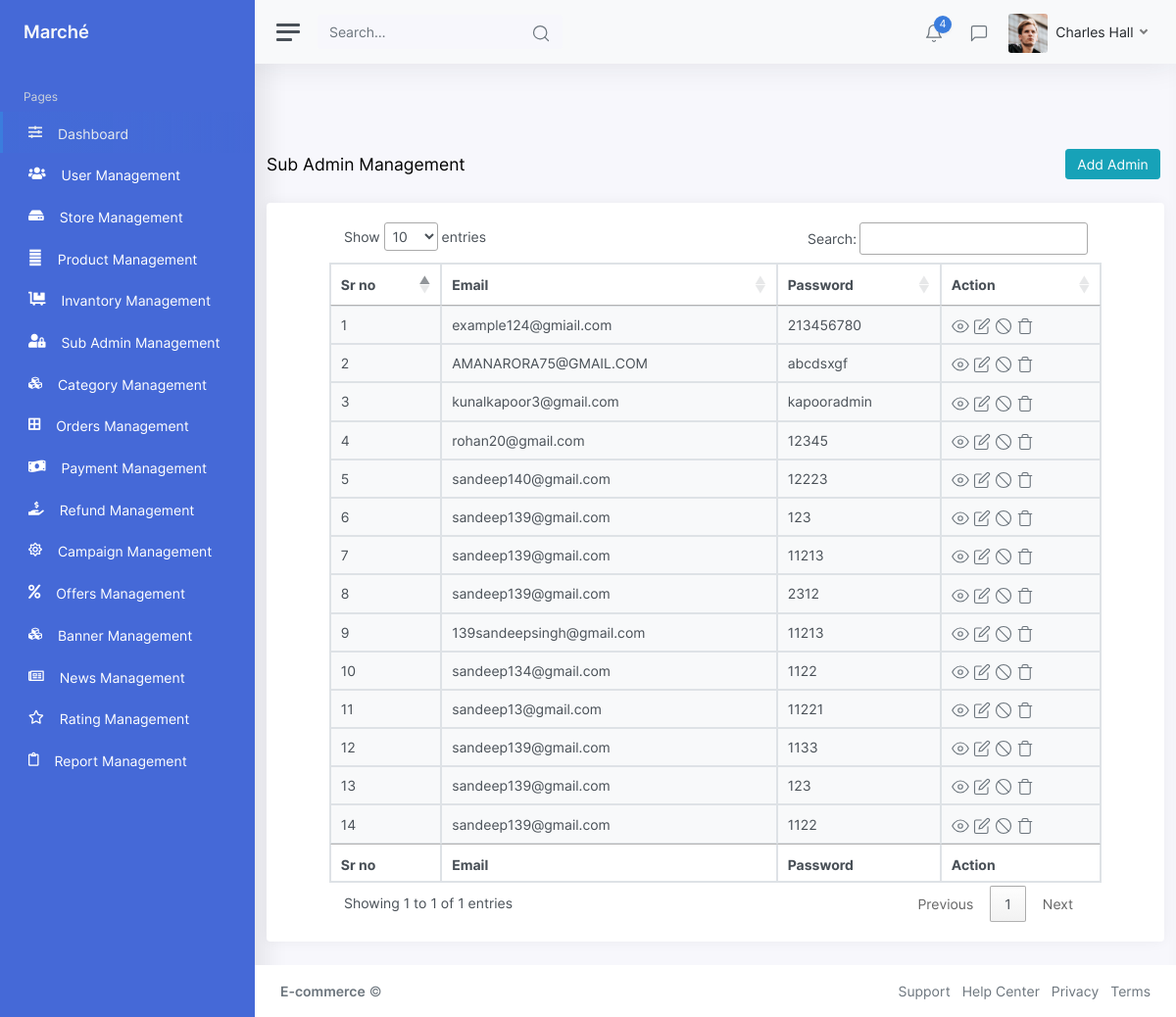
The page /index.php/admin/subadminManagement on the database its author committed.
### tables this page shows
CREATE TABLE `sub_admin` (
  `sub_admin_id` int(11) NOT NULL,
  `email` varchar(255) NOT NULL,
  `password` varchar(255) NOT NULL,
  `dashboard` int(11) NOT NULL,
  `user_management` int(11) NOT NULL DEFAULT '0',
  `store_management` int(11) NOT NULL DEFAULT '0',
  `product_management` int(11) NOT NULL DEFAULT '0',
  `inventory_management` int(11) NOT NULL DEFAULT '0',
  `sub_admin_management` int(11) NOT NULL DEFAULT '0',
  `category_management` int(11) NOT NULL DEFAULT '0',
  `orders_management` int(11) NOT NULL DEFAULT '0',
  `payment_management` int(11) NOT NULL DEFAULT '0',
  `refund_management` int(11) NOT NULL DEFAULT '0',
  `campaign_management` int(11) NOT NULL DEFAULT '0',
  `offer_management` int(11) NOT NULL DEFAULT '0',
  `news_management` int(11) NOT NULL DEFAULT '0',
  `rating_management` int(11) NOT NULL DEFAULT '0',
  `report_management` int(11) NOT NULL DEFAULT '0',
  `feedback_management` int(11) NOT NULL DEFAULT '0',
  `notification_management` int(11) NOT NULL DEFAULT '0',
  `deals_management` int(11) NOT NULL DEFAULT '0',
  `support_management` int(11) NOT NULL DEFAULT '0',
  `created_at` varchar(255) NOT NULL DEFAULT '0'
);

### application/controllers/Admin.php (called while the page is built, shortened)
<?php
class Admin extends CI_Controller
{
	public function __construct()
	{
	$this->load->model('MyModel');
	$this->load->model('Common_model');
	}
	public function subadminManagement()
	{
		$records = $this->Common_model->_select('sub_admin', '*');
		$this->load->view('ListView/Sub-Admin-Management',['records'=>$records]);
	}
}

### index.php (called while the page is built, shortened)
<?php
require_once BASEPATH.'core/CodeIgniter.php';

### application/models/Common_model.php (called while the page is built, shortened)
<?php
class Common_model extends CI_Model
{
      function _select($table, $column = '*', $condition = array(), $order_by = '', $sort = 'ASC', $start = '0', $perPage = '')
    {
        $this->db->select($column, false);
        $resSQL = $this->db->get($table);
        if ($resSQL->num_rows() > 0) {
            $result = $resSQL->result_array();
            return $result;
        } else {
            return false;
        }
    }
}
?>

### application/views/ListView/Sub-Admin-Management.php (the view, shortened to what this page needs)
<?php include_once('header.php');
include_once('sidebar.php'); ?>
<br><br><br>
<div class="container">
	<div class="breadcrumb-header justify-content-between">
		<div class="my-auto">
			<div class="d-flex">
				<h4 class="content-title mb-0 my-auto">Sub Admin Management</h4>
			</div>
		</div>
		<div class="d-flex my-xl-auto right-content">
			<div class="pr-1 mb-3 mb-xl-0">
				<a href="<?= base_url('Additems/Addsubadmin') ?>"><button type="button" class="btn btn-info"><i class="fe fe-plus"></i>Add Admin</button></a>
			</div>
		</div>
	</div>
	<div class="card">
		<div class="card-body">
			<table id="table_id" class="table table-condensed table-striped table-hover table-striped table-bordered">
				<thead>
					<tr>
						<th>Sr no</th>
						<th>Email</th>
						<th>Password</th>
						<th>Action</th>
					</tr>
				</thead>
				<?php if (!empty($records)) : ?>
					<?php $count = $this->uri->segment(3); ?>
					<?php foreach ($records as $key => $record) : ?>
						<?php $count++; ?>
						<tbody>
							<tr>
								<td><?php echo $count;?></td>
								<td><?php echo @$record['email'] ?></td>
								<td><?php if (($record['email'])) { ?>
										<?php echo $record['password'] ?>
									<?php } else { ?>
									<?php } ?>
								</td>
								<td class="table-action">
									<a href="#myModalBlockUser" class="trigger-btn" data-toggle="modal"><i class="align-middle" data-feather="eye"></i></a>
									<a href="" data-toggle="modal" data-target="#myModalup<?php echo $record['sub_admin_id']; ?>" class="trigger-btn"><i class="align-middle" data-feather="edit"></i></a>
									<a href="#myModalBlockUser" class="trigger-btn" data-toggle="modal"><i class="align-middle" data-feather="slash"></i></a>
									<a href="" class="trigger-btn" data-target="#myModal<?php echo $record['sub_admin_id']; ?>" data-toggle="modal"><i class="align-middle" data-feather="trash"></i></a>
								</td>
							</tr>
						</tbody>
					<?php endforeach; ?>
				<?php endif; ?>
				<tfoot>
					<tr>
						<th>Sr no</th>
						<th>Email</th>
						<th>Password</th>
						<th>Action</th>
					</tr>
				</tfoot>
			</table>
		</div>
	</div>
</div>
<?php include_once('footer.php');  ?>

### rows shown on the page
sub_admin: email "example124@gmiail.com", password "213456780"
sub_admin: email "AMANARORA75@GMAIL.COM", password "abcdsxgf"
sub_admin: email "kunalkapoor3@gmail.com", password "kapooradmin"
sub_admin: email "rohan20@gmail.com", password "12345"
sub_admin: email "sandeep140@gmail.com", password "12223"
sub_admin: email "sandeep139@gmail.com", password "123"
sub_admin: email "sandeep139@gmail.com", password "11213"
sub_admin: email "sandeep139@gmail.com", password "2312"
sub_admin: email "139sandeepsingh@gmail.com", password "11213"
sub_admin: email "sandeep134@gmail.com", password "1122"
sub_admin: email "sandeep13@gmail.com", password "11221"
sub_admin: email "sandeep139@gmail.com", password "1133"
sub_admin: email "sandeep139@gmail.com", password "123"
sub_admin: email "sandeep139@gmail.com", password "1122"
